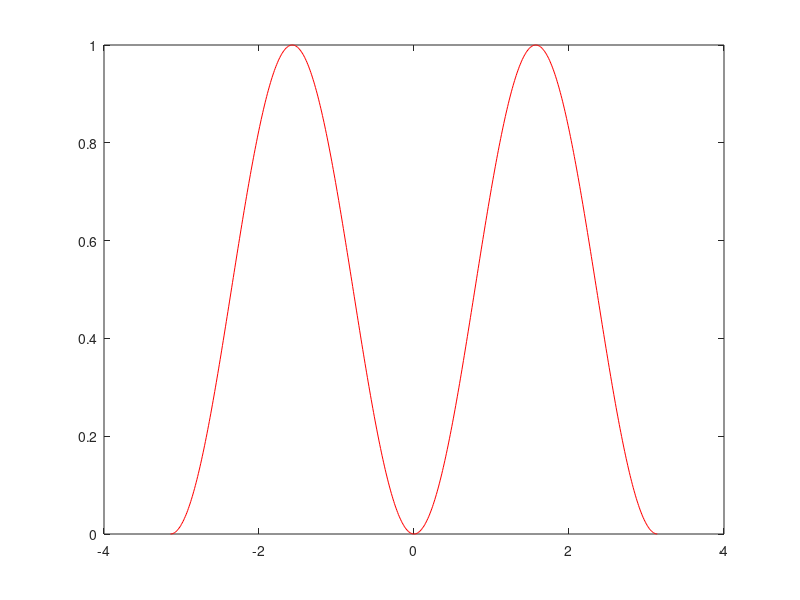

Write the MATLAB code that produced this figure.
clc;
x=[1 2 3 4; 5 6 7 8; 9 0 1 2];
s = size(x);
disp(x)
disp(s)
u=0:2;
disp(u)
x=-pi:0.01:pi;
y=sin(x).^2;
plot(x,y, 'r')